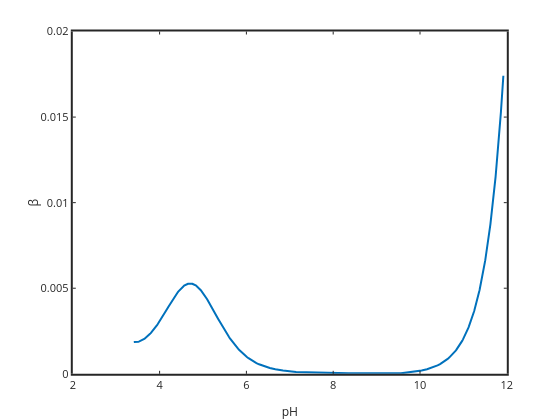

This figure's notebook cell:
### Code cell
%beta=diff(vol)./diff(pH);
beta=diff(NaT)./diff(pH);
n=size(pH,2); pHder=pH(1:n-1)+diff(pH);
figure(2)
plot(pHder,beta,'linewidth',2)
xlabel('pH'); ylabel('\beta')
set(gca,'linewidth',2,'fontsize',11)

### Figure 1 — Plotly figure (JSON) as saved in the notebook; plotly's stock layout.template omitted (floating-point values rounded to 4 significant figures; data arrays with more than 128 entries replaced by an {"elided": "..."} marker saying what was removed)
{"data": [{"line": {"color": "rgb(0,113,188)", "dash": "solid", "width": 2}, "marker": {"color": "rgb(0,113,188)", "line": {"color": "rgb(0,113,188)"}, "size": 6, "symbol": "none"}, "mode": "lines", "name": "", "showlegend": false, "type": "scatter", "visibility": true, "x": {"elided": "500 float values"}, "xaxis": "x", "y": {"elided": "500 float values"}, "yaxis": "y"}], "layout": {"height": 420, "hovermode": "closest", "margin": {"b": 0, "l": 0, "r": 0, "t": 0}, "plot_bgcolor": "rgba(0,0,0,0)", "showlegend": false, "width": 560, "xaxis": {"anchor": "y", "autorange": false, "domain": [0.13, 0.905], "exponentformat": "none", "gridcolor": "rgba(38,38,38,0.15)", "gridwidth": 2, "linecolor": "rgb(38,38,38)", "linewidth": 2, "mirror": "ticks", "range": [2, 12], "showgrid": false, "showline": true, "side": "bottom", "spikedash": "solid", "spikemode": "across", "spikesides": false, "spikethickness": 1, "tickangle": 0, "tickcolor": "rgb(38,38,38)", "tickfont": {"color": "rgb(38,38,38)", "size": 11}, "ticklen": 3, "ticks": "inside", "ticktext": ["2", "4", "6", "8", "10", "12"], "tickvals": [2, 4, 6, 8, 10, 12], "title": {"font": {"color": "rgb(38,38,38)", "size": 12.1}, "text": "pH"}, "type": "linear", "visible": true, "zeroline": false}, "yaxis": {"anchor": "x", "autorange": false, "domain": [0.11, 0.925], "exponentformat": "none", "gridcolor": "rgba(38,38,38,0.15)", "gridwidth": 2, "linecolor": "rgb(38,38,38)", "linewidth": 2, "mirror": "ticks", "range": [0, 0.02], "showgrid": false, "showline": true, "side": "left", "spikedash": "solid", "spikemode": "across", "spikesides": false, "spikethickness": 1, "tickangle": 0, "tickcolor": "rgb(38,38,38)", "tickfont": {"color": "rgb(38,38,38)", "size": 11}, "ticklen": 3, "ticks": "inside", "ticktext": ["0", "0.005", "0.01", "0.015", "0.02"], "tickvals": [0, 0.005, 0.01, 0.015, 0.02], "title": {"font": {"color": "rgb(38,38,38)", "size": 12.1}, "text": "&#946;"}, "type": "linear", "visible": true, "zeroline": false}}}
